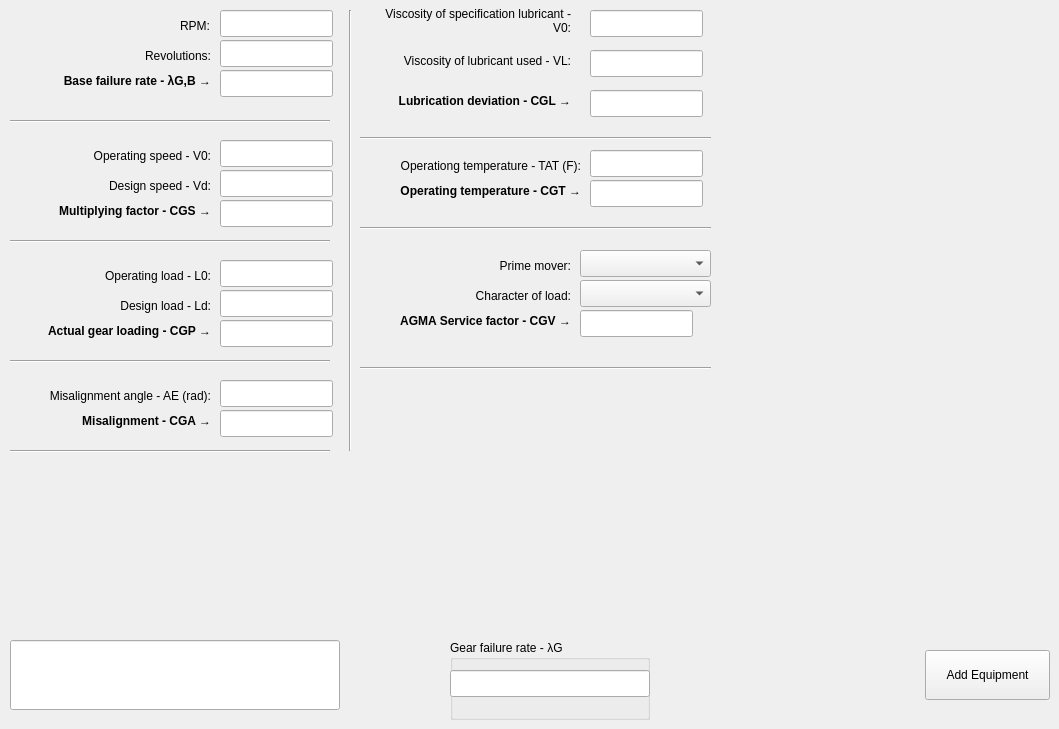
    <widget class="QWidget" name="tab_gears">
     <attribute name="title">
      <string>Gears</string>
     </attribute>
     <widget class="QGroupBox" name="groupBox_gr_lambda_g">
      <property name="geometry">
       <rect>
        <x>450</x>
        <y>640</y>
        <width>200</width>
        <height>80</height>
       </rect>
      </property>
      <property name="title">
       <string>Gear failure rate - λG</string>
      </property>
      <widget class="QLineEdit" name="lineEdit_gr_lamda_g">
       <property name="geometry">
        <rect>
         <x>0</x>
         <y>30</y>
         <width>200</width>
         <height>27</height>
        </rect>
       </property>
       <property name="readOnly">
        <bool>true</bool>
       </property>
      </widget>
     </widget>
     <widget class="Line" name="line">
      <property name="geometry">
       <rect>
        <x>10</x>
        <y>120</y>
        <width>320</width>
        <height>3</height>
       </rect>
      </property>
      <property name="orientation">
       <enum>Qt::Horizontal</enum>
      </property>
     </widget>
     <widget class="Line" name="line_2">
      <property name="geometry">
       <rect>
        <x>10</x>
        <y>240</y>
        <width>320</width>
        <height>3</height>
       </rect>
      </property>
      <property name="orientation">
       <enum>Qt::Horizontal</enum>
      </property>
     </widget>
     <widget class="Line" name="line_3">
      <property name="geometry">
       <rect>
        <x>10</x>
        <y>360</y>
        <width>320</width>
        <height>3</height>
       </rect>
      </property>
      <property name="orientation">
       <enum>Qt::Horizontal</enum>
      </property>
     </widget>
     <widget class="Line" name="line_4">
      <property name="geometry">
       <rect>
        <x>10</x>
        <y>450</y>
        <width>320</width>
        <height>3</height>
       </rect>
      </property>
      <property name="orientation">
       <enum>Qt::Horizontal</enum>
      </property>
     </widget>
     <widget class="Line" name="line_5">
      <property name="geometry">
       <rect>
        <x>340</x>
        <y>10</y>
        <width>20</width>
        <height>441</height>
       </rect>
      </property>
      <property name="orientation">
       <enum>Qt::Vertical</enum>
      </property>
     </widget>
     <widget class="Line" name="line_6">
      <property name="geometry">
       <rect>
        <x>360</x>
        <y>220</y>
        <width>351</width>
        <height>16</height>
       </rect>
      </property>
      <property name="orientation">
       <enum>Qt::Horizontal</enum>
      </property>
     </widget>
     <widget class="Line" name="line_7">
      <property name="geometry">
       <rect>
        <x>360</x>
        <y>130</y>
        <width>351</width>
        <height>16</height>
       </rect>
      </property>
      <property name="orientation">
       <enum>Qt::Horizontal</enum>
      </property>
     </widget>
     <widget class="Line" name="line_8">
      <property name="geometry">
       <rect>
        <x>360</x>
        <y>360</y>
        <width>351</width>
        <height>16</height>
       </rect>
      </property>
      <property name="orientation">
       <enum>Qt::Horizontal</enum>
      </property>
     </widget>
     <widget class="QLineEdit" name="lineEdit_gr_revolutions">
      <property name="geometry">
       <rect>
        <x>220</x>
        <y>40</y>
        <width>113</width>
        <height>27</height>
       </rect>
      </property>
     </widget>
     <widget class="QLabel" name="label_gr_revolutions">
      <property name="geometry">
       <rect>
        <x>120</x>
        <y>40</y>
        <width>91</width>
        <height>31</height>
       </rect>
      </property>
      <property name="text">
       <string>Revolutions:</string>
      </property>
      <property name="alignment">
       <set>Qt::AlignRight|Qt::AlignTrailing|Qt::AlignVCenter</set>
      </property>
     </widget>
     <widget class="QLineEdit" name="lineEdit_gr_rpm">
      <property name="geometry">
       <rect>
        <x>220</x>
        <y>10</y>
        <width>113</width>
        <height>27</height>
       </rect>
      </property>
     </widget>
     <widget class="QLabel" name="label_gr_rpm">
      <property name="geometry">
       <rect>
        <x>119</x>
        <y>10</y>
        <width>91</width>
        <height>31</height>
       </rect>
      </property>
      <property name="text">
       <string>RPM:</string>
      </property>
      <property name="alignment">
       <set>Qt::AlignRight|Qt::AlignTrailing|Qt::AlignVCenter</set>
      </property>
     </widget>
     <widget class="QLabel" name="label_gr_lambda_g_b">
      <property name="geometry">
       <rect>
        <x>20</x>
        <y>70</y>
        <width>191</width>
        <height>21</height>
       </rect>
      </property>
      <property name="font">
       <font>
        <weight>75</weight>
        <bold>true</bold>
       </font>
      </property>
      <property name="text">
       <string>Base failure rate - λG,B →</string>
      </property>
      <property name="alignment">
       <set>Qt::AlignRight|Qt::AlignTrailing|Qt::AlignVCenter</set>
      </property>
      <property name="wordWrap">
       <bool>true</bool>
      </property>
     </widget>
     <widget class="QLineEdit" name="lineEdit_gr_lambda_g_b">
      <property name="geometry">
       <rect>
        <x>220</x>
        <y>70</y>
        <width>113</width>
        <height>27</height>
       </rect>
      </property>
      <property name="readOnly">
       <bool>true</bool>
      </property>
     </widget>
     <widget class="QLabel" name="label_gr_v_d">
      <property name="geometry">
       <rect>
        <x>60</x>
        <y>170</y>
        <width>151</width>
        <height>31</height>
       </rect>
      </property>
      <property name="text">
       <string>Design speed - Vd:</string>
      </property>
      <property name="alignment">
       <set>Qt::AlignRight|Qt::AlignTrailing|Qt::AlignVCenter</set>
      </property>
     </widget>
     <widget class="QLineEdit" name="lineEdit_gr_v0">
      <property name="geometry">
       <rect>
        <x>220</x>
        <y>140</y>
        <width>113</width>
        <height>27</height>
       </rect>
      </property>
     </widget>
     <widget class="QLabel" name="label_gr_v_0">
      <property name="geometry">
       <rect>
        <x>60</x>
        <y>140</y>
        <width>151</width>
        <height>31</height>
       </rect>
      </property>
      <property name="text">
       <string>Operating speed - V0:</string>
      </property>
      <property name="alignment">
       <set>Qt::AlignRight|Qt::AlignTrailing|Qt::AlignVCenter</set>
      </property>
     </widget>
     <widget class="QLineEdit" name="lineEdit_gr_v_d">
      <property name="geometry">
       <rect>
        <x>220</x>
        <y>170</y>
        <width>113</width>
        <height>27</height>
       </rect>
      </property>
     </widget>
     <widget class="QLabel" name="label_gr_c_gs">
      <property name="geometry">
       <rect>
        <x>20</x>
        <y>200</y>
        <width>191</width>
        <height>21</height>
       </rect>
      </property>
      <property name="font">
       <font>
        <weight>75</weight>
        <bold>true</bold>
       </font>
      </property>
      <property name="text">
       <string>Multiplying factor - CGS →</string>
      </property>
      <property name="alignment">
       <set>Qt::AlignRight|Qt::AlignTrailing|Qt::AlignVCenter</set>
      </property>
      <property name="wordWrap">
       <bool>true</bool>
      </property>
     </widget>
     <widget class="QLineEdit" name="lineEdit_gr_c_gs">
      <property name="geometry">
       <rect>
        <x>220</x>
        <y>200</y>
        <width>113</width>
        <height>27</height>
       </rect>
      </property>
      <property name="readOnly">
       <bool>true</bool>
      </property>
     </widget>
     <widget class="QLabel" name="label_gr_l_d">
      <property name="geometry">
       <rect>
        <x>100</x>
        <y>290</y>
        <width>111</width>
        <height>31</height>
       </rect>
      </property>
      <property name="text">
       <string>Design load - Ld:</string>
      </property>
      <property name="alignment">
       <set>Qt::AlignRight|Qt::AlignTrailing|Qt::AlignVCenter</set>
      </property>
     </widget>
     <widget class="QLabel" name="label_gr_l_0">
      <property name="geometry">
       <rect>
        <x>70</x>
        <y>260</y>
        <width>141</width>
        <height>31</height>
       </rect>
      </property>
      <property name="text">
       <string>Operating load - L0:</string>
      </property>
      <property name="alignment">
       <set>Qt::AlignRight|Qt::AlignTrailing|Qt::AlignVCenter</set>
      </property>
     </widget>
     <widget class="QLineEdit" name="lineEdit_gr_l_d">
      <property name="geometry">
       <rect>
        <x>220</x>
        <y>290</y>
        <width>113</width>
        <height>27</height>
       </rect>
      </property>
     </widget>
     <widget class="QLineEdit" name="lineEdit_gr_l_0">
      <property name="geometry">
       <rect>
        <x>220</x>
        <y>260</y>
        <width>113</width>
        <height>27</height>
       </rect>
      </property>
     </widget>
     <widget class="QLabel" name="label_gr_c_gp">
      <property name="geometry">
       <rect>
        <x>10</x>
        <y>320</y>
        <width>201</width>
        <height>21</height>
       </rect>
      </property>
      <property name="font">
       <font>
        <weight>75</weight>
        <bold>true</bold>
       </font>
      </property>
      <property name="text">
       <string>Actual gear loading - CGP →</string>
      </property>
      <property name="alignment">
       <set>Qt::AlignRight|Qt::AlignTrailing|Qt::AlignVCenter</set>
      </property>
      <property name="wordWrap">
       <bool>true</bool>
      </property>
     </widget>
     <widget class="QLineEdit" name="lineEdit_gr_c_gp">
      <property name="geometry">
       <rect>
        <x>220</x>
        <y>320</y>
        <width>113</width>
        <height>27</height>
       </rect>
      </property>
      <property name="readOnly">
       <bool>true</bool>
      </property>
     </widget>
     <widget class="QLineEdit" name="lineEdit_gr_a_e">
      <property name="geometry">
       <rect>
        <x>220</x>
        <y>380</y>
        <width>113</width>
        <height>27</height>
       </rect>
      </property>
     </widget>
     <widget class="QLabel" name="label_gr_a_e">
      <property name="geometry">
       <rect>
        <x>0</x>
        <y>380</y>
        <width>211</width>
        <height>31</height>
       </rect>
      </property>
      <property name="text">
       <string>Misalignment angle - AE (rad):</string>
      </property>
      <property name="alignment">
       <set>Qt::AlignRight|Qt::AlignTrailing|Qt::AlignVCenter</set>
      </property>
     </widget>
     <widget class="QLineEdit" name="lineEdit_gr_c_ga">
      <property name="geometry">
       <rect>
        <x>220</x>
        <y>410</y>
        <width>113</width>
        <height>27</height>
       </rect>
      </property>
      <property name="readOnly">
       <bool>true</bool>
      </property>
     </widget>
     <widget class="QLabel" name="label_gr_c_ga">
      <property name="geometry">
       <rect>
        <x>10</x>
        <y>410</y>
        <width>201</width>
        <height>21</height>
       </rect>
      </property>
      <property name="font">
       <font>
        <weight>75</weight>
        <bold>true</bold>
       </font>
      </property>
      <property name="text">
       <string>Misalignment - CGA →</string>
      </property>
      <property name="alignment">
       <set>Qt::AlignRight|Qt::AlignTrailing|Qt::AlignVCenter</set>
      </property>
      <property name="wordWrap">
       <bool>true</bool>
      </property>
     </widget>
     <widget class="QLabel" name="label_gr_vl">
      <property name="geometry">
       <rect>
        <x>400</x>
        <y>40</y>
        <width>171</width>
        <height>41</height>
       </rect>
      </property>
      <property name="text">
       <string>Viscosity of lubricant used - VL:</string>
      </property>
      <property name="alignment">
       <set>Qt::AlignRight|Qt::AlignTrailing|Qt::AlignVCenter</set>
      </property>
      <property name="wordWrap">
       <bool>true</bool>
      </property>
     </widget>
     <widget class="QLabel" name="label_gr_v0">
      <property name="geometry">
       <rect>
        <x>370</x>
        <y>0</y>
        <width>201</width>
        <height>41</height>
       </rect>
      </property>
      <property name="text">
       <string>Viscosity of specification lubricant - V0:</string>
      </property>
      <property name="alignment">
       <set>Qt::AlignRight|Qt::AlignTrailing|Qt::AlignVCenter</set>
      </property>
      <property name="wordWrap">
       <bool>true</bool>
      </property>
     </widget>
     <widget class="QLineEdit" name="lineEdit_gr_vl">
      <property name="geometry">
       <rect>
        <x>590</x>
        <y>50</y>
        <width>113</width>
        <height>27</height>
       </rect>
      </property>
     </widget>
     <widget class="QLineEdit" name="lineEdit_gr_v0_4">
      <property name="geometry">
       <rect>
        <x>590</x>
        <y>10</y>
        <width>113</width>
        <height>27</height>
       </rect>
      </property>
     </widget>
     <widget class="QLabel" name="label_gr_c_gl">
      <property name="geometry">
       <rect>
        <x>360</x>
        <y>90</y>
        <width>211</width>
        <height>21</height>
       </rect>
      </property>
      <property name="font">
       <font>
        <weight>75</weight>
        <bold>true</bold>
       </font>
      </property>
      <property name="text">
       <string>Lubrication deviation - CGL →</string>
      </property>
      <property name="alignment">
       <set>Qt::AlignRight|Qt::AlignTrailing|Qt::AlignVCenter</set>
      </property>
      <property name="wordWrap">
       <bool>true</bool>
      </property>
     </widget>
     <widget class="QLineEdit" name="lineEdit_gr_c_gl">
      <property name="geometry">
       <rect>
        <x>590</x>
        <y>90</y>
        <width>113</width>
        <height>27</height>
       </rect>
      </property>
      <property name="readOnly">
       <bool>true</bool>
      </property>
     </widget>
     <widget class="QLineEdit" name="lineEdit_gr_t_at">
      <property name="geometry">
       <rect>
        <x>590</x>
        <y>150</y>
        <width>113</width>
        <height>27</height>
       </rect>
      </property>
     </widget>
     <widget class="QLabel" name="label_gr_t_at">
      <property name="geometry">
       <rect>
        <x>340</x>
        <y>150</y>
        <width>241</width>
        <height>31</height>
       </rect>
      </property>
      <property name="text">
       <string>Operationg temperature - TAT (F):</string>
      </property>
      <property name="alignment">
       <set>Qt::AlignRight|Qt::AlignTrailing|Qt::AlignVCenter</set>
      </property>
     </widget>
     <widget class="QLineEdit" name="lineEdit_gr_c_gt">
      <property name="geometry">
       <rect>
        <x>590</x>
        <y>180</y>
        <width>113</width>
        <height>27</height>
       </rect>
      </property>
      <property name="readOnly">
       <bool>true</bool>
      </property>
     </widget>
     <widget class="QLabel" name="label_gr_c_gt">
      <property name="geometry">
       <rect>
        <x>350</x>
        <y>180</y>
        <width>231</width>
        <height>21</height>
       </rect>
      </property>
      <property name="font">
       <font>
        <weight>75</weight>
        <bold>true</bold>
       </font>
      </property>
      <property name="text">
       <string>Operating temperature - CGT →</string>
      </property>
      <property name="alignment">
       <set>Qt::AlignRight|Qt::AlignTrailing|Qt::AlignVCenter</set>
      </property>
      <property name="wordWrap">
       <bool>true</bool>
      </property>
     </widget>
     <widget class="QLabel" name="label_gr_load_character">
      <property name="geometry">
       <rect>
        <x>420</x>
        <y>280</y>
        <width>151</width>
        <height>31</height>
       </rect>
      </property>
      <property name="text">
       <string>Character of load:</string>
      </property>
      <property name="alignment">
       <set>Qt::AlignRight|Qt::AlignTrailing|Qt::AlignVCenter</set>
      </property>
     </widget>
     <widget class="QComboBox" name="comboBox_gr_prime_mover">
      <property name="geometry">
       <rect>
        <x>580</x>
        <y>250</y>
        <width>131</width>
        <height>27</height>
       </rect>
      </property>
     </widget>
     <widget class="QComboBox" name="comboBox_gr_load_character">
      <property name="geometry">
       <rect>
        <x>580</x>
        <y>280</y>
        <width>131</width>
        <height>27</height>
       </rect>
      </property>
     </widget>
     <widget class="QLabel" name="label_gr_prime_mover">
      <property name="geometry">
       <rect>
        <x>470</x>
        <y>250</y>
        <width>101</width>
        <height>31</height>
       </rect>
      </property>
      <property name="text">
       <string>Prime mover:</string>
      </property>
      <property name="alignment">
       <set>Qt::AlignRight|Qt::AlignTrailing|Qt::AlignVCenter</set>
      </property>
     </widget>
     <widget class="QLineEdit" name="lineEdit_gr_c_gv">
      <property name="geometry">
       <rect>
        <x>580</x>
        <y>310</y>
        <width>113</width>
        <height>27</height>
       </rect>
      </property>
      <property name="readOnly">
       <bool>true</bool>
      </property>
     </widget>
     <widget class="QLabel" name="label_gr_c_gv">
      <property name="geometry">
       <rect>
        <x>360</x>
        <y>310</y>
        <width>211</width>
        <height>21</height>
       </rect>
      </property>
      <property name="font">
       <font>
        <weight>75</weight>
        <bold>true</bold>
       </font>
      </property>
      <property name="text">
       <string>AGMA Service factor - CGV →</string>
      </property>
      <property name="alignment">
       <set>Qt::AlignRight|Qt::AlignTrailing|Qt::AlignVCenter</set>
      </property>
      <property name="wordWrap">
       <bool>true</bool>
      </property>
     </widget>
     <widget class="QLineEdit" name="lineEdit_gr_warning_box">
      <property name="geometry">
       <rect>
        <x>10</x>
        <y>640</y>
        <width>330</width>
        <height>70</height>
       </rect>
      </property>
      <property name="readOnly">
       <bool>true</bool>
      </property>
     </widget>
     <widget class="QPushButton" name="addButton_c_me_gears">
      <property name="geometry">
       <rect>
        <x>925</x>
        <y>650</y>
        <width>125</width>
        <height>50</height>
       </rect>
      </property>
      <property name="text">
       <string>Add Equipment</string>
      </property>
     </widget>
    </widget>
